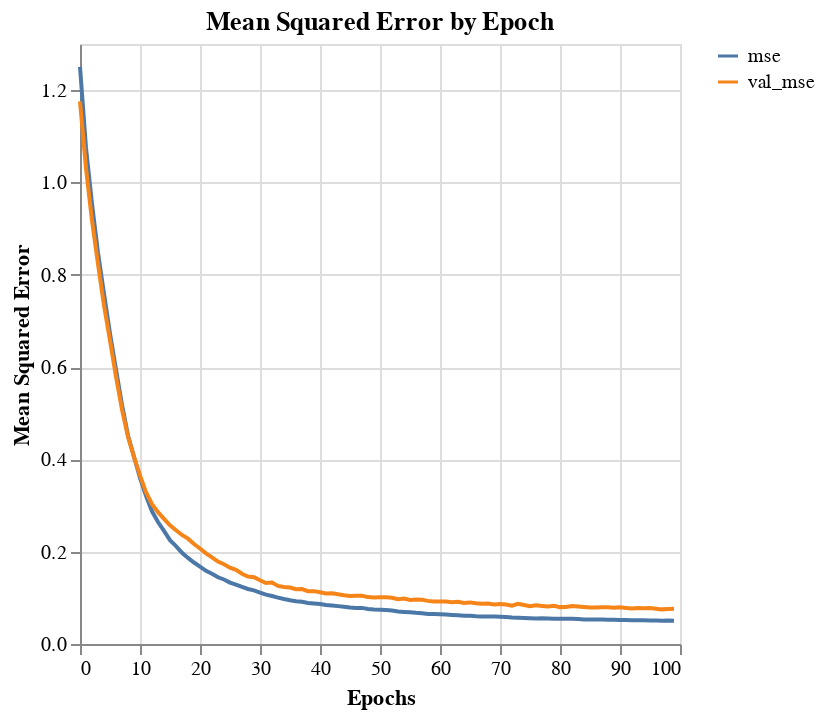
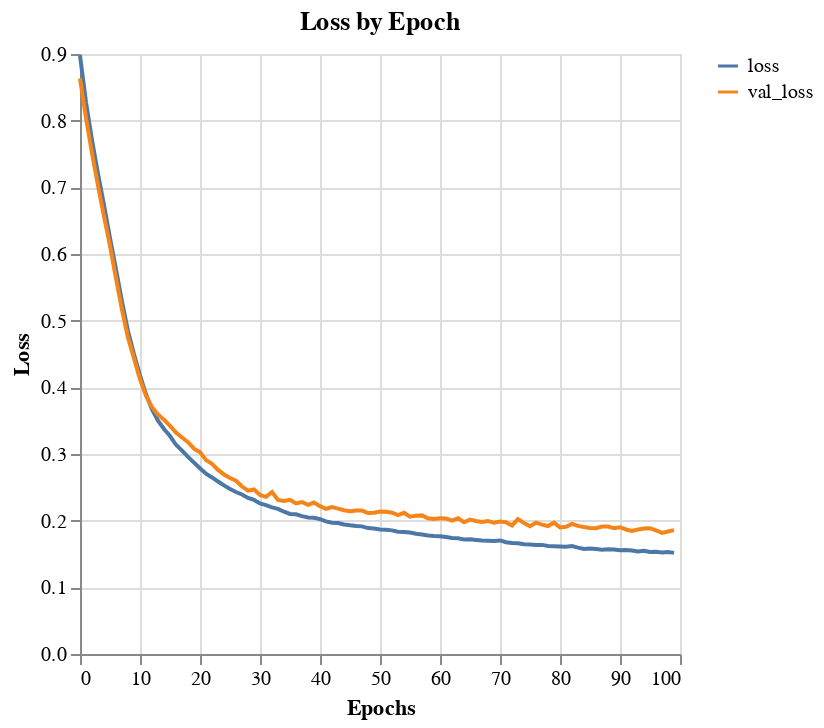

The notebook cell these images were saved under, in order:
### Code cell
plot_model_history(history_df, feature='mse', name="initial_NN", tuner=True)
plot_model_history(history_df, feature='loss', name="initial_NN", tuner=True)

### Figure 1 — Vega-Lite specification as saved in the notebook (floating-point values rounded to 4 significant figures)
{"config": {"view": {"continuousWidth": 300, "continuousHeight": 300}}, "repeat": {"layer": ["mse", "val_mse"]}, "spec": {"data": {"name": "data-10802ed1365bd29c59baf49b8127a182"}, "mark": {"type": "line"}, "encoding": {"color": {"datum": {"repeat": "layer"}}, "x": {"field": "index", "title": "Epochs", "type": "quantitative"}, "y": {"field": {"repeat": "layer"}, "title": "Mean Squared Error", "type": "quantitative"}}}, "title": "Mean Squared Error by Epoch", "$schema": "https://vega.github.io/schema/vega-lite/v5.20.1.json", "datasets": {"data-10802ed1365bd29c59baf49b8127a182": [{"index": 0, "mse": 1.251, "val_mse": 1.176}, {"index": 1, "mse": 1.075, "val_mse": 1.031}, {"index": 2, "mse": 0.9532, "val_mse": 0.9178}, {"index": 3, "mse": 0.8479, "val_mse": 0.8234}, {"index": 4, "mse": 0.759, "val_mse": 0.7337}, {"index": 5, "mse": 0.6729, "val_mse": 0.6577}, {"index": 6, "mse": 0.5944, "val_mse": 0.5792}, {"index": 7, "mse": 0.518, "val_mse": 0.5076}, {"index": 8, "mse": 0.4518, "val_mse": 0.449}, {"index": 9, "mse": 0.4059, "val_mse": 0.4049}, {"index": 10, "mse": 0.36, "val_mse": 0.3653}, {"index": 11, "mse": 0.3211, "val_mse": 0.3291}, {"index": 12, "mse": 0.2876, "val_mse": 0.303}, {"index": 13, "mse": 0.2643, "val_mse": 0.2856}, {"index": 14, "mse": 0.2451, "val_mse": 0.271}, {"index": 15, "mse": 0.2251, "val_mse": 0.257}, {"index": 16, "mse": 0.2122, "val_mse": 0.2464}, {"index": 17, "mse": 0.1977, "val_mse": 0.2363}, {"index": 18, "mse": 0.1865, "val_mse": 0.2282}, {"index": 19, "mse": 0.1766, "val_mse": 0.2167}, {"index": 20, "mse": 0.1677, "val_mse": 0.207}, {"index": 21, "mse": 0.1585, "val_mse": 0.1964}, {"index": 22, "mse": 0.1521, "val_mse": 0.1878}, {"index": 23, "mse": 0.1445, "val_mse": 0.1787}, {"index": 24, "mse": 0.1398, "val_mse": 0.1728}, {"index": 25, "mse": 0.1331, "val_mse": 0.1654}, {"index": 26, "mse": 0.1288, "val_mse": 0.1607}, {"index": 27, "mse": 0.1237, "val_mse": 0.1521}, {"index": 28, "mse": 0.1192, "val_mse": 0.1463}, {"index": 29, "mse": 0.1161, "val_mse": 0.1449}, {"index": 30, "mse": 0.1114, "val_mse": 0.138}, {"index": 31, "mse": 0.1069, "val_mse": 0.1322}, {"index": 32, "mse": 0.1039, "val_mse": 0.1332}, {"index": 33, "mse": 0.1004, "val_mse": 0.1259}, {"index": 34, "mse": 0.09739, "val_mse": 0.1237}, {"index": 35, "mse": 0.09481, "val_mse": 0.1225}, {"index": 36, "mse": 0.09269, "val_mse": 0.1187}, {"index": 37, "mse": 0.09144, "val_mse": 0.119}, {"index": 38, "mse": 0.08895, "val_mse": 0.1145}, {"index": 39, "mse": 0.08797, "val_mse": 0.1145}, {"index": 40, "mse": 0.08679, "val_mse": 0.1121}, {"index": 41, "mse": 0.08437, "val_mse": 0.1095}, {"index": 42, "mse": 0.08319, "val_mse": 0.1099}, {"index": 43, "mse": 0.08205, "val_mse": 0.1079}, {"index": 44, "mse": 0.0806, "val_mse": 0.1057}, {"index": 45, "mse": 0.07915, "val_mse": 0.1042}, {"index": 46, "mse": 0.07809, "val_mse": 0.1044}, {"index": 47, "mse": 0.07821, "val_mse": 0.1046}, {"index": 48, "mse": 0.07591, "val_mse": 0.1016}, {"index": 49, "mse": 0.07472, "val_mse": 0.101}, {"index": 50, "mse": 0.07405, "val_mse": 0.1013}, {"index": 51, "mse": 0.07354, "val_mse": 0.101}, {"index": 52, "mse": 0.0726, "val_mse": 0.1001}, {"index": 53, "mse": 0.07048, "val_mse": 0.09719}, {"index": 54, "mse": 0.06959, "val_mse": 0.09862}, {"index": 55, "mse": 0.06883, "val_mse": 0.0956}, {"index": 56, "mse": 0.06755, "val_mse": 0.09616}, {"index": 57, "mse": 0.06668, "val_mse": 0.09585}, {"index": 58, "mse": 0.06524, "val_mse": 0.09344}, {"index": 59, "mse": 0.06474, "val_mse": 0.09227}, {"index": 60, "mse": 0.06439, "val_mse": 0.09233}, {"index": 61, "mse": 0.06374, "val_mse": 0.09195}, {"index": 62, "mse": 0.06284, "val_mse": 0.0907}, {"index": 63, "mse": 0.06213, "val_mse": 0.09131}, {"index": 64, "mse": 0.06143, "val_mse": 0.08873}, {"index": 65, "mse": 0.06141, "val_mse": 0.09014}, {"index": 66, "mse": 0.06029, "val_mse": 0.08816}, {"index": 67, "mse": 0.05961, "val_mse": 0.08747}, {"index": 68, "mse": 0.05947, "val_mse": 0.08752}, {"index": 69, "mse": 0.05945, "val_mse": 0.08579}, {"index": 70, "mse": 0.05924, "val_mse": 0.08669}, {"index": 71, "mse": 0.05833, "val_mse": 0.08575}, {"index": 72, "mse": 0.0574, "val_mse": 0.08299}, {"index": 73, "mse": 0.05689, "val_mse": 0.08712}, {"index": 74, "mse": 0.05653, "val_mse": 0.08457}, {"index": 75, "mse": 0.056, "val_mse": 0.08189}, {"index": 76, "mse": 0.05544, "val_mse": 0.0837}, {"index": 77, "mse": 0.05556, "val_mse": 0.08239}, {"index": 78, "mse": 0.05504, "val_mse": 0.08122}, {"index": 79, "mse": 0.0548, "val_mse": 0.08271}, {"index": 80, "mse": 0.05475, "val_mse": 0.0799}, {"index": 81, "mse": 0.05465, "val_mse": 0.08001}, {"index": 82, "mse": 0.05473, "val_mse": 0.08226}, {"index": 83, "mse": 0.05419, "val_mse": 0.08112}, {"index": 84, "mse": 0.05334, "val_mse": 0.07997}, {"index": 85, "mse": 0.05313, "val_mse": 0.0791}, {"index": 86, "mse": 0.0532, "val_mse": 0.07894}, {"index": 87, "mse": 0.05287, "val_mse": 0.07949}, {"index": 88, "mse": 0.05247, "val_mse": 0.07973}, {"index": 89, "mse": 0.05229, "val_mse": 0.07868}, {"index": 90, "mse": 0.05193, "val_mse": 0.07965}, {"index": 91, "mse": 0.05222, "val_mse": 0.07816}, {"index": 92, "mse": 0.05167, "val_mse": 0.07668}, {"index": 93, "mse": 0.0514, "val_mse": 0.07803}, {"index": 94, "mse": 0.05172, "val_mse": 0.07742}, {"index": 95, "mse": 0.05115, "val_mse": 0.07776}, {"index": 96, "mse": 0.05087, "val_mse": 0.0766}, {"index": 97, "mse": 0.05053, "val_mse": 0.07504}, {"index": 98, "mse": 0.05087, "val_mse": 0.07585}, {"index": 99, "mse": 0.05038, "val_mse": 0.07636}]}}

### Figure 2 — Vega-Lite specification as saved in the notebook (floating-point values rounded to 4 significant figures)
{"config": {"view": {"continuousWidth": 300, "continuousHeight": 300}}, "repeat": {"layer": ["loss", "val_loss"]}, "spec": {"data": {"name": "data-7e1b407bb1723648ce2b7ba4f190a001"}, "mark": {"type": "line"}, "encoding": {"color": {"datum": {"repeat": "layer"}}, "x": {"field": "index", "title": "Epochs", "type": "quantitative"}, "y": {"field": {"repeat": "layer"}, "title": "Loss", "type": "quantitative"}}}, "title": "Loss by Epoch", "$schema": "https://vega.github.io/schema/vega-lite/v5.20.1.json", "datasets": {"data-7e1b407bb1723648ce2b7ba4f190a001": [{"index": 0, "loss": 0.8979, "val_loss": 0.8635}, {"index": 1, "loss": 0.8277, "val_loss": 0.8041}, {"index": 2, "loss": 0.7709, "val_loss": 0.7512}, {"index": 3, "loss": 0.7202, "val_loss": 0.7027}, {"index": 4, "loss": 0.6732, "val_loss": 0.6563}, {"index": 5, "loss": 0.6238, "val_loss": 0.6123}, {"index": 6, "loss": 0.577, "val_loss": 0.5636}, {"index": 7, "loss": 0.5286, "val_loss": 0.5164}, {"index": 8, "loss": 0.4842, "val_loss": 0.4745}, {"index": 9, "loss": 0.4496, "val_loss": 0.4435}, {"index": 10, "loss": 0.4181, "val_loss": 0.412}, {"index": 11, "loss": 0.3895, "val_loss": 0.3874}, {"index": 12, "loss": 0.3668, "val_loss": 0.3702}, {"index": 13, "loss": 0.3501, "val_loss": 0.3592}, {"index": 14, "loss": 0.3376, "val_loss": 0.3516}, {"index": 15, "loss": 0.3269, "val_loss": 0.3422}, {"index": 16, "loss": 0.3138, "val_loss": 0.3321}, {"index": 17, "loss": 0.3051, "val_loss": 0.3248}, {"index": 18, "loss": 0.2956, "val_loss": 0.3177}, {"index": 19, "loss": 0.2871, "val_loss": 0.308}, {"index": 20, "loss": 0.2786, "val_loss": 0.3028}, {"index": 21, "loss": 0.2705, "val_loss": 0.2909}, {"index": 22, "loss": 0.2648, "val_loss": 0.2851}, {"index": 23, "loss": 0.2588, "val_loss": 0.2761}, {"index": 24, "loss": 0.2529, "val_loss": 0.2693}, {"index": 25, "loss": 0.2476, "val_loss": 0.264}, {"index": 26, "loss": 0.243, "val_loss": 0.2599}, {"index": 27, "loss": 0.2392, "val_loss": 0.2512}, {"index": 28, "loss": 0.234, "val_loss": 0.2449}, {"index": 29, "loss": 0.2311, "val_loss": 0.2468}, {"index": 30, "loss": 0.2259, "val_loss": 0.2385}, {"index": 31, "loss": 0.2233, "val_loss": 0.2358}, {"index": 32, "loss": 0.22, "val_loss": 0.2428}, {"index": 33, "loss": 0.2176, "val_loss": 0.231}, {"index": 34, "loss": 0.2134, "val_loss": 0.2297}, {"index": 35, "loss": 0.2101, "val_loss": 0.2313}, {"index": 36, "loss": 0.2096, "val_loss": 0.2258}, {"index": 37, "loss": 0.2068, "val_loss": 0.2279}, {"index": 38, "loss": 0.2047, "val_loss": 0.2237}, {"index": 39, "loss": 0.2044, "val_loss": 0.2272}, {"index": 40, "loss": 0.2024, "val_loss": 0.2217}, {"index": 41, "loss": 0.1989, "val_loss": 0.2178}, {"index": 42, "loss": 0.197, "val_loss": 0.2203}, {"index": 43, "loss": 0.1963, "val_loss": 0.218}, {"index": 44, "loss": 0.1943, "val_loss": 0.2156}, {"index": 45, "loss": 0.1931, "val_loss": 0.2142}, {"index": 46, "loss": 0.1921, "val_loss": 0.2152}, {"index": 47, "loss": 0.1914, "val_loss": 0.2151}, {"index": 48, "loss": 0.1889, "val_loss": 0.2115}, {"index": 49, "loss": 0.1883, "val_loss": 0.212}, {"index": 50, "loss": 0.1868, "val_loss": 0.2138}, {"index": 51, "loss": 0.1865, "val_loss": 0.2132}, {"index": 52, "loss": 0.1854, "val_loss": 0.2119}, {"index": 53, "loss": 0.1834, "val_loss": 0.2084}, {"index": 54, "loss": 0.1831, "val_loss": 0.2118}, {"index": 55, "loss": 0.1821, "val_loss": 0.206}, {"index": 56, "loss": 0.1804, "val_loss": 0.2075}, {"index": 57, "loss": 0.1794, "val_loss": 0.2079}, {"index": 58, "loss": 0.1779, "val_loss": 0.2037}, {"index": 59, "loss": 0.1769, "val_loss": 0.2025}, {"index": 60, "loss": 0.1767, "val_loss": 0.2035}, {"index": 61, "loss": 0.1754, "val_loss": 0.2033}, {"index": 62, "loss": 0.1741, "val_loss": 0.2002}, {"index": 63, "loss": 0.1736, "val_loss": 0.2035}, {"index": 64, "loss": 0.1719, "val_loss": 0.1977}, {"index": 65, "loss": 0.1722, "val_loss": 0.2017}, {"index": 66, "loss": 0.1711, "val_loss": 0.1996}, {"index": 67, "loss": 0.1701, "val_loss": 0.1979}, {"index": 68, "loss": 0.17, "val_loss": 0.1996}, {"index": 69, "loss": 0.1696, "val_loss": 0.1968}, {"index": 70, "loss": 0.1703, "val_loss": 0.1988}, {"index": 71, "loss": 0.1677, "val_loss": 0.1976}, {"index": 72, "loss": 0.1664, "val_loss": 0.1928}, {"index": 73, "loss": 0.1662, "val_loss": 0.2024}, {"index": 74, "loss": 0.1645, "val_loss": 0.1963}, {"index": 75, "loss": 0.1642, "val_loss": 0.1917}, {"index": 76, "loss": 0.1637, "val_loss": 0.1969}, {"index": 77, "loss": 0.1636, "val_loss": 0.1941}, {"index": 78, "loss": 0.1619, "val_loss": 0.1919}, {"index": 79, "loss": 0.1616, "val_loss": 0.1969}, {"index": 80, "loss": 0.1613, "val_loss": 0.1898}, {"index": 81, "loss": 0.161, "val_loss": 0.1907}, {"index": 82, "loss": 0.1619, "val_loss": 0.1951}, {"index": 83, "loss": 0.1596, "val_loss": 0.1922}, {"index": 84, "loss": 0.1576, "val_loss": 0.1905}, {"index": 85, "loss": 0.1581, "val_loss": 0.1891}, {"index": 86, "loss": 0.1575, "val_loss": 0.1886}, {"index": 87, "loss": 0.1565, "val_loss": 0.1911}, {"index": 88, "loss": 0.1571, "val_loss": 0.1912}, {"index": 89, "loss": 0.1567, "val_loss": 0.1888}, {"index": 90, "loss": 0.1555, "val_loss": 0.1902}, {"index": 91, "loss": 0.1559, "val_loss": 0.1868}, {"index": 92, "loss": 0.1553, "val_loss": 0.1845}, {"index": 93, "loss": 0.1539, "val_loss": 0.1868}, {"index": 94, "loss": 0.1548, "val_loss": 0.1882}, {"index": 95, "loss": 0.153, "val_loss": 0.1887}, {"index": 96, "loss": 0.1532, "val_loss": 0.1854}, {"index": 97, "loss": 0.1523, "val_loss": 0.1816}, {"index": 98, "loss": 0.1529, "val_loss": 0.1837}, {"index": 99, "loss": 0.1517, "val_loss": 0.1859}]}}
